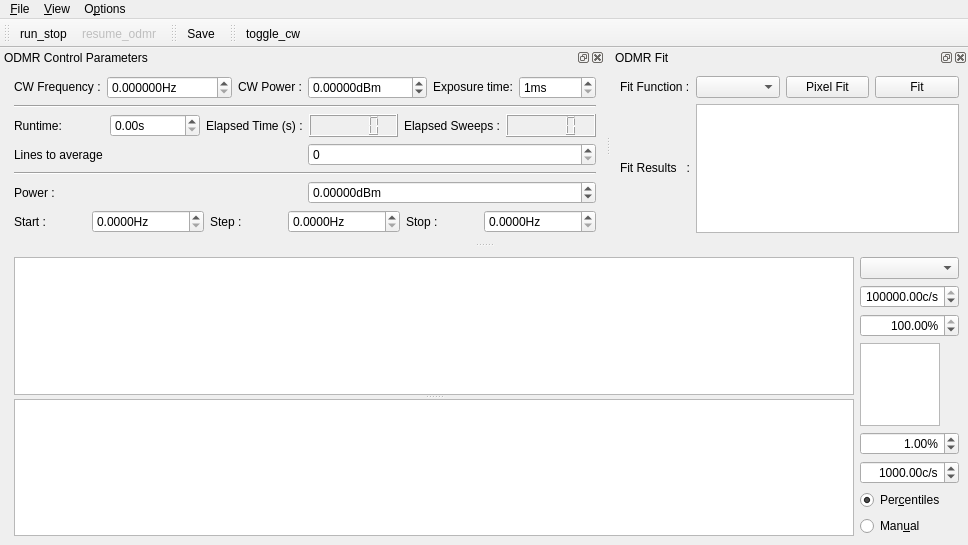
<?xml version="1.0" encoding="UTF-8"?>
<ui version="4.0">
 <class>MainWindow</class>
 <widget class="QMainWindow" name="MainWindow">
  <property name="geometry">
   <rect>
    <x>0</x>
    <y>0</y>
    <width>968</width>
    <height>545</height>
   </rect>
  </property>
  <property name="contextMenuPolicy">
   <enum>Qt::DefaultContextMenu</enum>
  </property>
  <property name="windowTitle">
   <string>qudi: ODMR</string>
  </property>
  <widget class="QWidget" name="centralwidget">
   <layout class="QHBoxLayout" name="horizontalLayout">
    <item>
     <spacer name="horizontalSpacer">
      <property name="orientation">
       <enum>Qt::Horizontal</enum>
      </property>
      <property name="sizeHint" stdset="0">
       <size>
        <width>5</width>
        <height>20</height>
       </size>
      </property>
     </spacer>
    </item>
    <item>
     <widget class="QSplitter" name="splitter">
      <property name="sizePolicy">
       <sizepolicy hsizetype="Preferred" vsizetype="Expanding">
        <horstretch>1</horstretch>
        <verstretch>0</verstretch>
       </sizepolicy>
      </property>
      <property name="orientation">
       <enum>Qt::Vertical</enum>
      </property>
      <widget class="PlotWidget" name="odmr_PlotWidget">
       <property name="sizePolicy">
        <sizepolicy hsizetype="Expanding" vsizetype="Expanding">
         <horstretch>1</horstretch>
         <verstretch>1</verstretch>
        </sizepolicy>
       </property>
      </widget>
      <widget class="PlotWidget" name="odmr_matrix_PlotWidget">
       <property name="sizePolicy">
        <sizepolicy hsizetype="Expanding" vsizetype="Expanding">
         <horstretch>1</horstretch>
         <verstretch>1</verstretch>
        </sizepolicy>
       </property>
      </widget>
     </widget>
    </item>
    <item>
     <layout class="QVBoxLayout" name="verticalLayout">
      <item>
       <widget class="QComboBox" name="odmr_channel_ComboBox"/>
      </item>
      <item>
       <widget class="ScienDSpinBox" name="odmr_cb_max_DoubleSpinBox">
        <property name="maximumSize">
         <size>
          <width>100</width>
          <height>16777215</height>
         </size>
        </property>
        <property name="alignment">
         <set>Qt::AlignRight|Qt::AlignTrailing|Qt::AlignVCenter</set>
        </property>
        <property name="suffix">
         <string>c/s</string>
        </property>
        <property name="minimum">
         <double>-10.000000000000000</double>
        </property>
        <property name="maximum">
         <double>1000000000.000000000000000</double>
        </property>
        <property name="value">
         <double>100000.000000000000000</double>
        </property>
       </widget>
      </item>
      <item>
       <widget class="ScienDSpinBox" name="odmr_cb_high_percentile_DoubleSpinBox">
        <property name="maximumSize">
         <size>
          <width>100</width>
          <height>16777215</height>
         </size>
        </property>
        <property name="alignment">
         <set>Qt::AlignRight|Qt::AlignTrailing|Qt::AlignVCenter</set>
        </property>
        <property name="suffix">
         <string>%</string>
        </property>
        <property name="minimum">
         <double>0.000000000000000</double>
        </property>
        <property name="maximum">
         <double>100.000000000000000</double>
        </property>
        <property name="value">
         <double>100.000000000000000</double>
        </property>
       </widget>
      </item>
      <item>
       <widget class="PlotWidget" name="odmr_cb_PlotWidget">
        <property name="sizePolicy">
         <sizepolicy hsizetype="Expanding" vsizetype="Expanding">
          <horstretch>0</horstretch>
          <verstretch>0</verstretch>
         </sizepolicy>
        </property>
        <property name="maximumSize">
         <size>
          <width>80</width>
          <height>16777215</height>
         </size>
        </property>
       </widget>
      </item>
      <item>
       <widget class="ScienDSpinBox" name="odmr_cb_low_percentile_DoubleSpinBox">
        <property name="maximumSize">
         <size>
          <width>100</width>
          <height>16777215</height>
         </size>
        </property>
        <property name="alignment">
         <set>Qt::AlignRight|Qt::AlignTrailing|Qt::AlignVCenter</set>
        </property>
        <property name="suffix">
         <string>%</string>
        </property>
        <property name="minimum">
         <double>0.000000000000000</double>
        </property>
        <property name="maximum">
         <double>100.000000000000000</double>
        </property>
        <property name="value">
         <double>1.000000000000000</double>
        </property>
       </widget>
      </item>
      <item>
       <widget class="ScienDSpinBox" name="odmr_cb_min_DoubleSpinBox">
        <property name="maximumSize">
         <size>
          <width>100</width>
          <height>16777215</height>
         </size>
        </property>
        <property name="alignment">
         <set>Qt::AlignRight|Qt::AlignTrailing|Qt::AlignVCenter</set>
        </property>
        <property name="suffix">
         <string>c/s</string>
        </property>
        <property name="minimum">
         <double>-10.000000000000000</double>
        </property>
        <property name="maximum">
         <double>1000000000.000000000000000</double>
        </property>
        <property name="value">
         <double>1000.000000000000000</double>
        </property>
       </widget>
      </item>
      <item>
       <widget class="QRadioButton" name="odmr_cb_centiles_RadioButton">
        <property name="text">
         <string>Per&amp;centiles</string>
        </property>
        <property name="checked">
         <bool>true</bool>
        </property>
        <attribute name="buttonGroup">
         <string notr="true">buttonGroup</string>
        </attribute>
       </widget>
      </item>
      <item>
       <widget class="QRadioButton" name="odmr_cb_manual_RadioButton">
        <property name="text">
         <string>Man&amp;ual</string>
        </property>
        <attribute name="buttonGroup">
         <string notr="true">buttonGroup</string>
        </attribute>
       </widget>
      </item>
     </layout>
    </item>
   </layout>
  </widget>
  <widget class="QMenuBar" name="menubar">
   <property name="geometry">
    <rect>
     <x>0</x>
     <y>0</y>
     <width>968</width>
     <height>21</height>
    </rect>
   </property>
   <widget class="QMenu" name="menu_File">
    <property name="title">
     <string>&amp;File</string>
    </property>
    <addaction name="action_Save"/>
    <addaction name="action_Close"/>
   </widget>
   <widget class="QMenu" name="menu_Options">
    <property name="title">
     <string>O&amp;ptions</string>
    </property>
    <addaction name="action_Settings"/>
    <addaction name="action_FitSettings"/>
   </widget>
   <widget class="QMenu" name="menu_View">
    <property name="title">
     <string>&amp;View</string>
    </property>
    <addaction name="action_RestoreDefault"/>
   </widget>
   <addaction name="menu_File"/>
   <addaction name="menu_View"/>
   <addaction name="menu_Options"/>
  </widget>
  <widget class="QToolBar" name="toolBar">
   <property name="windowTitle">
    <string>toolBar</string>
   </property>
   <attribute name="toolBarArea">
    <enum>TopToolBarArea</enum>
   </attribute>
   <attribute name="toolBarBreak">
    <bool>false</bool>
   </attribute>
   <addaction name="action_run_stop"/>
   <addaction name="action_resume_odmr"/>
  </widget>
  <widget class="QDockWidget" name="odmr_control_DockWidget">
   <property name="enabled">
    <bool>true</bool>
   </property>
   <property name="sizePolicy">
    <sizepolicy hsizetype="Fixed" vsizetype="Fixed">
     <horstretch>1</horstretch>
     <verstretch>0</verstretch>
    </sizepolicy>
   </property>
   <property name="baseSize">
    <size>
     <width>0</width>
     <height>20</height>
    </size>
   </property>
   <property name="toolTip">
    <string/>
   </property>
   <property name="windowTitle">
    <string>ODMR Control Parameters</string>
   </property>
   <attribute name="dockWidgetArea">
    <number>4</number>
   </attribute>
   <widget class="QWidget" name="dockWidgetContents_3">
    <property name="sizePolicy">
     <sizepolicy hsizetype="Minimum" vsizetype="Minimum">
      <horstretch>0</horstretch>
      <verstretch>0</verstretch>
     </sizepolicy>
    </property>
    <layout class="QGridLayout" name="gridLayout">
     <item row="0" column="0">
      <spacer name="horizontalSpacer_2">
       <property name="orientation">
        <enum>Qt::Horizontal</enum>
       </property>
       <property name="sizeType">
        <enum>QSizePolicy::Fixed</enum>
       </property>
       <property name="sizeHint" stdset="0">
        <size>
         <width>5</width>
         <height>20</height>
        </size>
       </property>
      </spacer>
     </item>
     <item row="0" column="1">
      <layout class="QHBoxLayout" name="horizontalLayout_2">
       <item>
        <widget class="QLabel" name="label">
         <property name="sizePolicy">
          <sizepolicy hsizetype="Minimum" vsizetype="Fixed">
           <horstretch>0</horstretch>
           <verstretch>0</verstretch>
          </sizepolicy>
         </property>
         <property name="text">
          <string>CW Frequency :</string>
         </property>
        </widget>
       </item>
       <item>
        <widget class="ScienDSpinBox" name="cw_frequency_DoubleSpinBox">
         <property name="sizePolicy">
          <sizepolicy hsizetype="Minimum" vsizetype="Fixed">
           <horstretch>0</horstretch>
           <verstretch>0</verstretch>
          </sizepolicy>
         </property>
         <property name="suffix">
          <string>Hz</string>
         </property>
         <property name="decimals">
          <number>6</number>
         </property>
         <property name="maximum">
          <double>1000000000.000000000000000</double>
         </property>
         <property name="singleStep">
          <double>0.010000000000000</double>
         </property>
        </widget>
       </item>
       <item>
        <widget class="QLabel" name="label_6">
         <property name="sizePolicy">
          <sizepolicy hsizetype="Minimum" vsizetype="Fixed">
           <horstretch>0</horstretch>
           <verstretch>0</verstretch>
          </sizepolicy>
         </property>
         <property name="text">
          <string>CW Power :</string>
         </property>
        </widget>
       </item>
       <item>
        <widget class="ScienDSpinBox" name="cw_power_DoubleSpinBox">
         <property name="sizePolicy">
          <sizepolicy hsizetype="Minimum" vsizetype="Fixed">
           <horstretch>0</horstretch>
           <verstretch>0</verstretch>
          </sizepolicy>
         </property>
         <property name="suffix">
          <string>dBm</string>
         </property>
         <property name="decimals">
          <number>5</number>
         </property>
         <property name="minimum">
          <double>-1000.000000000000000</double>
         </property>
         <property name="maximum">
          <double>100.000000000000000</double>
         </property>
        </widget>
       </item>
       <item>
        <widget class="QLabel" name="label_11">
         <property name="sizePolicy">
          <sizepolicy hsizetype="Minimum" vsizetype="Fixed">
           <horstretch>0</horstretch>
           <verstretch>0</verstretch>
          </sizepolicy>
         </property>
         <property name="text">
          <string>Exposure time:</string>
         </property>
        </widget>
       </item>
       <item>
        <widget class="QSpinBox" name="exp_time_SpinBox">
         <property name="sizePolicy">
          <sizepolicy hsizetype="Minimum" vsizetype="Fixed">
           <horstretch>0</horstretch>
           <verstretch>0</verstretch>
          </sizepolicy>
         </property>
         <property name="correctionMode">
          <enum>QAbstractSpinBox::CorrectToNearestValue</enum>
         </property>
         <property name="suffix">
          <string>ms</string>
         </property>
         <property name="prefix">
          <string/>
         </property>
         <property name="minimum">
          <number>1</number>
         </property>
         <property name="maximum">
          <number>10000</number>
         </property>
        </widget>
       </item>
      </layout>
     </item>
     <item row="1" column="1">
      <widget class="Line" name="line_2">
       <property name="minimumSize">
        <size>
         <width>0</width>
         <height>0</height>
        </size>
       </property>
       <property name="lineWidth">
        <number>1</number>
       </property>
       <property name="midLineWidth">
        <number>0</number>
       </property>
       <property name="orientation">
        <enum>Qt::Horizontal</enum>
       </property>
      </widget>
     </item>
     <item row="2" column="1">
      <layout class="QHBoxLayout" name="horizontalLayout_3">
       <item>
        <widget class="QLabel" name="label_7">
         <property name="sizePolicy">
          <sizepolicy hsizetype="Minimum" vsizetype="Minimum">
           <horstretch>0</horstretch>
           <verstretch>0</verstretch>
          </sizepolicy>
         </property>
         <property name="text">
          <string>Runtime:</string>
         </property>
        </widget>
       </item>
       <item>
        <widget class="QDoubleSpinBox" name="runtime_DoubleSpinBox">
         <property name="sizePolicy">
          <sizepolicy hsizetype="Minimum" vsizetype="Fixed">
           <horstretch>0</horstretch>
           <verstretch>0</verstretch>
          </sizepolicy>
         </property>
         <property name="suffix">
          <string>s</string>
         </property>
         <property name="maximum">
          <double>10000000.000000000000000</double>
         </property>
        </widget>
       </item>
       <item>
        <widget class="QLabel" name="label_8">
         <property name="sizePolicy">
          <sizepolicy hsizetype="Minimum" vsizetype="Minimum">
           <horstretch>0</horstretch>
           <verstretch>0</verstretch>
          </sizepolicy>
         </property>
         <property name="text">
          <string>Elapsed Time (s) :</string>
         </property>
        </widget>
       </item>
       <item>
        <widget class="QLCDNumber" name="elapsed_time_DisplayWidget">
         <property name="sizePolicy">
          <sizepolicy hsizetype="Minimum" vsizetype="Minimum">
           <horstretch>0</horstretch>
           <verstretch>0</verstretch>
          </sizepolicy>
         </property>
        </widget>
       </item>
       <item>
        <widget class="QLabel" name="label_10">
         <property name="sizePolicy">
          <sizepolicy hsizetype="Minimum" vsizetype="Minimum">
           <horstretch>0</horstretch>
           <verstretch>0</verstretch>
          </sizepolicy>
         </property>
         <property name="text">
          <string>Elapsed Sweeps :</string>
         </property>
        </widget>
       </item>
       <item>
        <widget class="QLCDNumber" name="elapsed_sweeps_DisplayWidget"/>
       </item>
      </layout>
     </item>
     <item row="3" column="1">
      <layout class="QHBoxLayout" name="horizontalLayout_4">
       <item>
        <widget class="QLabel" name="average_label">
         <property name="text">
          <string>Lines to average</string>
         </property>
        </widget>
       </item>
       <item>
        <widget class="QSpinBox" name="average_level_SpinBox">
         <property name="minimum">
          <number>0</number>
         </property>
         <property name="maximum">
          <number>1000</number>
         </property>
         <property name="singleStep">
          <number>1</number>
         </property>
         <property name="value">
          <number>0</number>
         </property>
        </widget>
       </item>
      </layout>
     </item>
     <item row="4" column="1">
      <widget class="Line" name="line">
       <property name="orientation">
        <enum>Qt::Horizontal</enum>
       </property>
      </widget>
     </item>
     <item row="5" column="1">
      <layout class="QHBoxLayout" name="horizontalLayout_5">
       <item>
        <widget class="QLabel" name="label_2">
         <property name="sizePolicy">
          <sizepolicy hsizetype="Minimum" vsizetype="Minimum">
           <horstretch>0</horstretch>
           <verstretch>0</verstretch>
          </sizepolicy>
         </property>
         <property name="text">
          <string>Power :</string>
         </property>
        </widget>
       </item>
       <item>
        <widget class="ScienDSpinBox" name="sweep_power_DoubleSpinBox">
         <property name="sizePolicy">
          <sizepolicy hsizetype="Minimum" vsizetype="Fixed">
           <horstretch>0</horstretch>
           <verstretch>0</verstretch>
          </sizepolicy>
         </property>
         <property name="suffix">
          <string>dBm</string>
         </property>
         <property name="decimals">
          <number>5</number>
         </property>
         <property name="minimum">
          <double>-1000.000000000000000</double>
         </property>
         <property name="maximum">
          <double>100.000000000000000</double>
         </property>
        </widget>
       </item>
      </layout>
     </item>
     <item row="6" column="1">
      <layout class="QHBoxLayout" name="horizontalLayout_6">
       <item>
        <widget class="QLabel" name="label_3">
         <property name="sizePolicy">
          <sizepolicy hsizetype="Minimum" vsizetype="Minimum">
           <horstretch>0</horstretch>
           <verstretch>0</verstretch>
          </sizepolicy>
         </property>
         <property name="text">
          <string>Start :</string>
         </property>
        </widget>
       </item>
       <item>
        <widget class="ScienDSpinBox" name="start_freq_DoubleSpinBox">
         <property name="sizePolicy">
          <sizepolicy hsizetype="Minimum" vsizetype="Fixed">
           <horstretch>0</horstretch>
           <verstretch>0</verstretch>
          </sizepolicy>
         </property>
         <property name="suffix">
          <string>Hz</string>
         </property>
         <property name="decimals">
          <number>4</number>
         </property>
         <property name="maximum">
          <double>1000000000.000000000000000</double>
         </property>
        </widget>
       </item>
       <item>
        <widget class="QLabel" name="label_4">
         <property name="sizePolicy">
          <sizepolicy hsizetype="Minimum" vsizetype="Minimum">
           <horstretch>0</horstretch>
           <verstretch>0</verstretch>
          </sizepolicy>
         </property>
         <property name="text">
          <string>Step :</string>
         </property>
        </widget>
       </item>
       <item>
        <widget class="ScienDSpinBox" name="step_freq_DoubleSpinBox">
         <property name="sizePolicy">
          <sizepolicy hsizetype="Minimum" vsizetype="Fixed">
           <horstretch>0</horstretch>
           <verstretch>0</verstretch>
          </sizepolicy>
         </property>
         <property name="suffix">
          <string>Hz</string>
         </property>
         <property name="decimals">
          <number>4</number>
         </property>
         <property name="minimum">
          <double>0.000000000000000</double>
         </property>
         <property name="maximum">
          <double>1000000000.000000000000000</double>
         </property>
         <property name="singleStep">
          <double>0.100000000000000</double>
         </property>
        </widget>
       </item>
       <item>
        <widget class="QLabel" name="label_5">
         <property name="sizePolicy">
          <sizepolicy hsizetype="Minimum" vsizetype="Minimum">
           <horstretch>0</horstretch>
           <verstretch>0</verstretch>
          </sizepolicy>
         </property>
         <property name="text">
          <string>Stop :</string>
         </property>
        </widget>
       </item>
       <item>
        <widget class="ScienDSpinBox" name="stop_freq_DoubleSpinBox">
         <property name="sizePolicy">
          <sizepolicy hsizetype="Minimum" vsizetype="Fixed">
           <horstretch>0</horstretch>
           <verstretch>0</verstretch>
          </sizepolicy>
         </property>
         <property name="suffix">
          <string>Hz</string>
         </property>
         <property name="decimals">
          <number>4</number>
         </property>
         <property name="minimum">
          <double>0.000000000000000</double>
         </property>
         <property name="maximum">
          <double>1000000000.000000000000000</double>
         </property>
        </widget>
       </item>
      </layout>
     </item>
    </layout>
   </widget>
  </widget>
  <widget class="QDockWidget" name="odmr_fit_DockWidget">
   <property name="sizePolicy">
    <sizepolicy hsizetype="Minimum" vsizetype="Minimum">
     <horstretch>0</horstretch>
     <verstretch>0</verstretch>
    </sizepolicy>
   </property>
   <property name="baseSize">
    <size>
     <width>0</width>
     <height>20</height>
    </size>
   </property>
   <property name="windowTitle">
    <string>ODMR Fit</string>
   </property>
   <attribute name="dockWidgetArea">
    <number>4</number>
   </attribute>
   <widget class="QWidget" name="dockWidgetContents_5">
    <property name="sizePolicy">
     <sizepolicy hsizetype="Minimum" vsizetype="Minimum">
      <horstretch>0</horstretch>
      <verstretch>0</verstretch>
     </sizepolicy>
    </property>
    <layout class="QGridLayout" name="gridLayout_2">
     <item row="0" column="0">
      <layout class="QHBoxLayout" name="horizontalLayout_7">
       <item>
        <widget class="QLabel" name="label_9">
         <property name="sizePolicy">
          <sizepolicy hsizetype="Fixed" vsizetype="Minimum">
           <horstretch>0</horstretch>
           <verstretch>0</verstretch>
          </sizepolicy>
         </property>
         <property name="text">
          <string>Fit Function :</string>
         </property>
        </widget>
       </item>
       <item>
        <widget class="FitSettingsComboBox" name="fit_methods_ComboBox">
         <property name="sizePolicy">
          <sizepolicy hsizetype="Minimum" vsizetype="Fixed">
           <horstretch>0</horstretch>
           <verstretch>0</verstretch>
          </sizepolicy>
         </property>
        </widget>
       </item>
       <item>
        <widget class="QPushButton" name="do_pixel_fit_PushButton">
         <property name="sizePolicy">
          <sizepolicy hsizetype="Minimum" vsizetype="Fixed">
           <horstretch>0</horstretch>
           <verstretch>0</verstretch>
          </sizepolicy>
         </property>
         <property name="text">
          <string>Pixel Fit</string>
         </property>
        </widget>
       </item>
       <item>
        <widget class="QPushButton" name="do_fit_PushButton">
         <property name="sizePolicy">
          <sizepolicy hsizetype="Minimum" vsizetype="Fixed">
           <horstretch>0</horstretch>
           <verstretch>0</verstretch>
          </sizepolicy>
         </property>
         <property name="text">
          <string>Fit</string>
         </property>
        </widget>
       </item>
      </layout>
     </item>
     <item row="1" column="0">
      <layout class="QHBoxLayout" name="horizontalLayout_8">
       <item>
        <widget class="QLabel" name="label_12">
         <property name="sizePolicy">
          <sizepolicy hsizetype="Fixed" vsizetype="Fixed">
           <horstretch>0</horstretch>
           <verstretch>0</verstretch>
          </sizepolicy>
         </property>
         <property name="text">
          <string>Fit Results   :</string>
         </property>
        </widget>
       </item>
       <item>
        <widget class="QTextBrowser" name="odmr_fit_results_DisplayWidget">
         <property name="sizePolicy">
          <sizepolicy hsizetype="Ignored" vsizetype="Expanding">
           <horstretch>0</horstretch>
           <verstretch>0</verstretch>
          </sizepolicy>
         </property>
         <property name="baseSize">
          <size>
           <width>0</width>
           <height>1</height>
          </size>
         </property>
         <property name="sizeAdjustPolicy">
          <enum>QAbstractScrollArea::AdjustToContents</enum>
         </property>
         <property name="tabChangesFocus">
          <bool>true</bool>
         </property>
        </widget>
       </item>
      </layout>
     </item>
    </layout>
   </widget>
  </widget>
  <widget class="QToolBar" name="save_ToolBar">
   <property name="windowTitle">
    <string>toolBar_2</string>
   </property>
   <attribute name="toolBarArea">
    <enum>TopToolBarArea</enum>
   </attribute>
   <attribute name="toolBarBreak">
    <bool>false</bool>
   </attribute>
   <addaction name="action_Save"/>
  </widget>
  <widget class="QToolBar" name="cw_ToolBar">
   <property name="windowTitle">
    <string>toolBar_2</string>
   </property>
   <attribute name="toolBarArea">
    <enum>TopToolBarArea</enum>
   </attribute>
   <attribute name="toolBarBreak">
    <bool>false</bool>
   </attribute>
   <addaction name="action_toggle_cw"/>
  </widget>
  <action name="action_Settings">
   <property name="icon">
    <iconset>
     <normaloff>../../artwork/icons/oxygen/22x22/configure.png</normaloff>../../artwork/icons/oxygen/22x22/configure.png</iconset>
   </property>
   <property name="text">
    <string>&amp;Settings</string>
   </property>
  </action>
  <action name="action_Save">
   <property name="icon">
    <iconset>
     <normaloff>../../artwork/icons/oxygen/22x22/document-save.png</normaloff>../../artwork/icons/oxygen/22x22/document-save.png</iconset>
   </property>
   <property name="text">
    <string>&amp;Save</string>
   </property>
   <property name="toolTip">
    <string>Save odmr data</string>
   </property>
  </action>
  <action name="action_Close">
   <property name="icon">
    <iconset>
     <normaloff>../../artwork/icons/oxygen/22x22/application-exit.png</normaloff>../../artwork/icons/oxygen/22x22/application-exit.png</iconset>
   </property>
   <property name="text">
    <string>&amp;Close</string>
   </property>
  </action>
  <action name="action_run_stop">
   <property name="checkable">
    <bool>true</bool>
   </property>
   <property name="icon">
    <iconset>
     <normaloff>../../artwork/icons/qudiTheme/22x22/start-counter.png</normaloff>
     <activeon>../../artwork/icons/qudiTheme/22x22/stop-counter.png</activeon>../../artwork/icons/qudiTheme/22x22/start-counter.png</iconset>
   </property>
   <property name="text">
    <string>run_stop</string>
   </property>
  </action>
  <action name="action_resume_odmr">
   <property name="checkable">
    <bool>true</bool>
   </property>
   <property name="enabled">
    <bool>false</bool>
   </property>
   <property name="icon">
    <iconset>
     <normaloff>../../artwork/icons/qudiTheme/22x22/restart-counter.png</normaloff>
     <activeon>../../artwork/icons/qudiTheme/22x22/stop-counter.png</activeon>../../artwork/icons/qudiTheme/22x22/restart-counter.png</iconset>
   </property>
   <property name="text">
    <string>resume_odmr</string>
   </property>
   <property name="toolTip">
    <string>resume odmr measurement</string>
   </property>
  </action>
  <action name="action_RestoreDefault">
   <property name="text">
    <string>Restore &amp;default</string>
   </property>
  </action>
  <action name="action_FitSettings">
   <property name="text">
    <string>Fit settings</string>
   </property>
  </action>
  <action name="action_toggle_cw">
   <property name="checkable">
    <bool>true</bool>
   </property>
   <property name="icon">
    <iconset>
     <normaloff>../../artwork/icons/oxygen/22x22/media-playback-start.png</normaloff>
     <normalon>../../artwork/icons/oxygen/22x22/media-playback-stop.png</normalon>
     <activeon>../../artwork/icons/oxygen/22x22/media-playback-stop.png</activeon>../../artwork/icons/oxygen/22x22/media-playback-start.png</iconset>
   </property>
   <property name="text">
    <string>toggle_cw</string>
   </property>
   <property name="toolTip">
    <string>toggle microwave CW output</string>
   </property>
  </action>
 </widget>
 <customwidgets>
  <customwidget>
   <class>PlotWidget</class>
   <extends>QGraphicsView</extends>
   <header>pyqtgraph</header>
  </customwidget>
  <customwidget>
   <class>ScienDSpinBox</class>
   <extends>QDoubleSpinBox</extends>
   <header>qtwidgets.scientific_spinbox.h</header>
  </customwidget>
  <customwidget>
   <class>FitSettingsComboBox</class>
   <extends>QComboBox</extends>
   <header>gui/fitsettings</header>
  </customwidget>
 </customwidgets>
 <tabstops>
  <tabstop>odmr_cb_max_DoubleSpinBox</tabstop>
  <tabstop>odmr_cb_high_percentile_DoubleSpinBox</tabstop>
  <tabstop>odmr_cb_PlotWidget</tabstop>
  <tabstop>odmr_cb_low_percentile_DoubleSpinBox</tabstop>
  <tabstop>odmr_cb_min_DoubleSpinBox</tabstop>
  <tabstop>odmr_cb_centiles_RadioButton</tabstop>
  <tabstop>odmr_cb_manual_RadioButton</tabstop>
  <tabstop>odmr_PlotWidget</tabstop>
  <tabstop>odmr_matrix_PlotWidget</tabstop>
 </tabstops>
 <resources/>
 <connections>
  <connection>
   <sender>action_Close</sender>
   <signal>triggered()</signal>
   <receiver>MainWindow</receiver>
   <slot>close()</slot>
   <hints>
    <hint type="sourcelabel">
     <x>-1</x>
     <y>-1</y>
    </hint>
    <hint type="destinationlabel">
     <x>531</x>
     <y>347</y>
    </hint>
   </hints>
  </connection>
 </connections>
 <buttongroups>
  <buttongroup name="buttonGroup"/>
 </buttongroups>
</ui>
